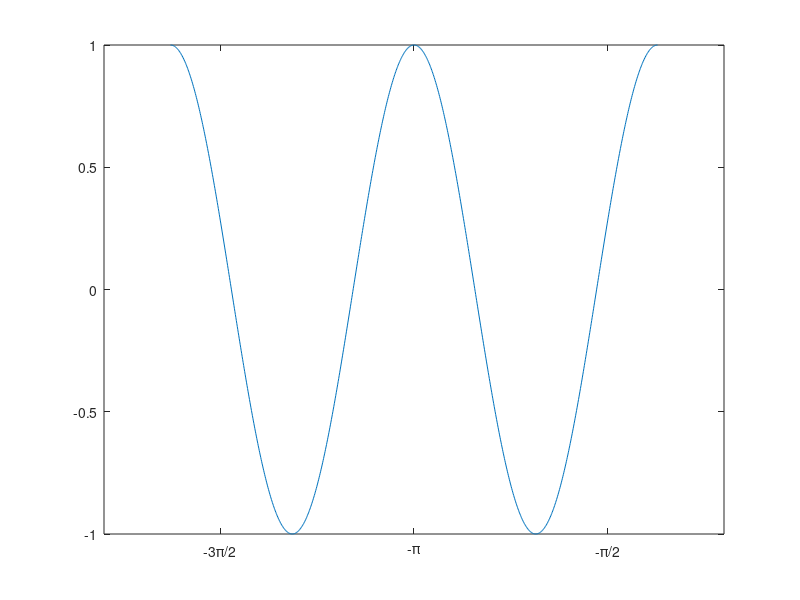
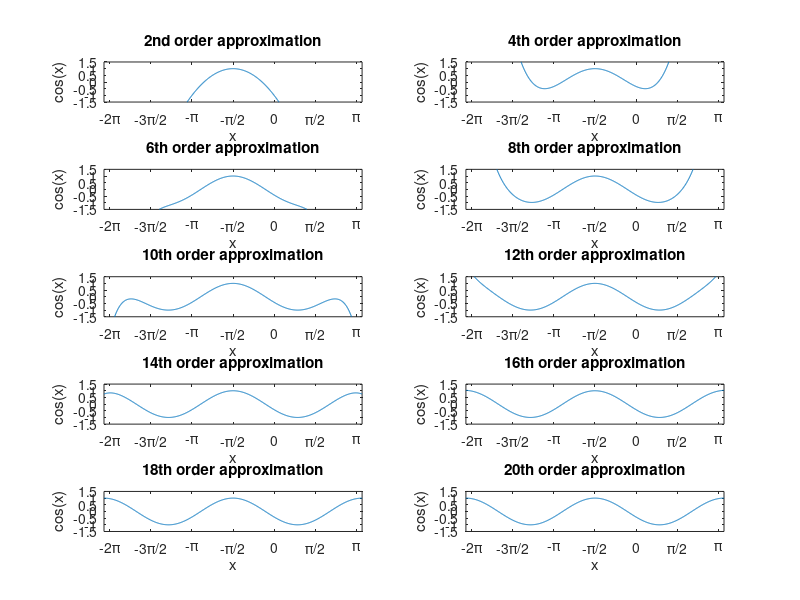
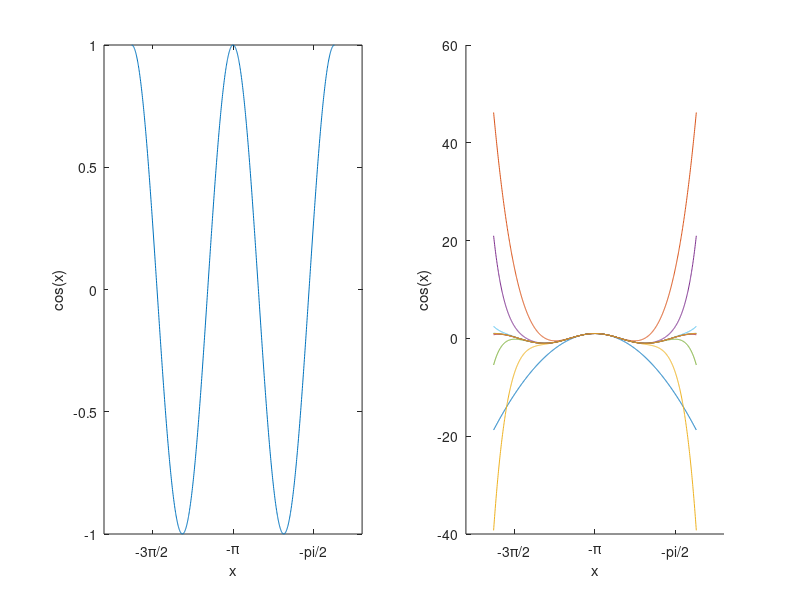
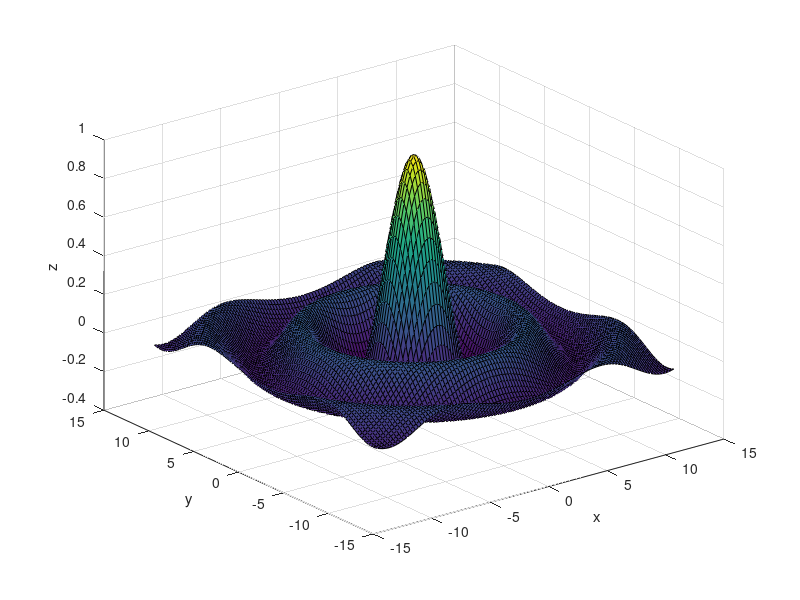

The MATLAB script that drew these images, in order:
% Julie Hum 
% ECE210A Assignment 5

clc;
clear;
close all;

% 1.
x = linspace(-2*pi, 2*pi, 1000);

% ca is cos approx.
ca = ones(10, length(x));

row = 1;

for n = 2:2:20
    add_on = ((-1)^(n/2))*x.^n/factorial(n);

    if row == 1
        ca(row,:) = ca(row,:) + add_on;
    else
        ca(row,:) = ca(row-1,:) + add_on;
    end

    row = row + 1;
end

figure;
plot(x, cos(x));
xticklabels({'-2\pi','-3\pi/2','-\pi','-\pi/2','0','\pi/2', ...
    '\pi','3\pi/2','2\pi'})

figure;
subplot(6, 2, 1)
titles = {'2nd order approximation', ...
          '4th order approximation', ...
          '6th order approximation', ...
          '8th order approximation', ...
          '10th order approximation', ...
          '12th order approximation', ...
          '14th order approximation', ...
          '16th order approximation', ...
          '18th order approximation', ...
          '20th order approximation'};

for i = 1:10
    subplot(5,2,i)
    plot(x, ca(i,:))
    
    title(titles{i})
    xlabel('x')
    ylabel('cos(x)')
    
    xlim([-2*pi 2*pi])
    ylim([-1.5 1.5])
   
    xticklabels({'-2\pi','-3\pi/2','-\pi','-\pi/2','0','\pi/2', ...
    '\pi','3\pi/2','2\pi'})
end

% 2.
figure
subplot(1, 2, 1);
plot(x, cos(x))
xlabel('x')
ylabel('cos(x)')
xticklabels({'-2\pi', '-3\pi/2', '-\pi', '-pi/2', '0', 'pi/2', ...
    '\pi', '3\pi/2', '2\pi'});

subplot(1, 2, 2);
hold on

for i = 1:10
    plot(x, ca(i, :))
end
xlabel('x')
ylabel('cos(x)')
xticklabels({'-2\pi', '-3\pi/2', '-\pi', '-pi/2', '0', 'pi/2', ...
    '\pi', '3\pi/2', '2\pi'});

% 3.

x = linspace(-4*pi,4*pi,100);
y = linspace(-4 *pi,4*pi,100);

[X,Y] = meshgrid(x,y);

R = sqrt(X.^2 + Y.^2);

Z = sin(R)./R;

Z(R==0) = 1;   

figure;
surf(X,Y,Z)
xlabel('x')
ylabel('y')
zlabel('z')
